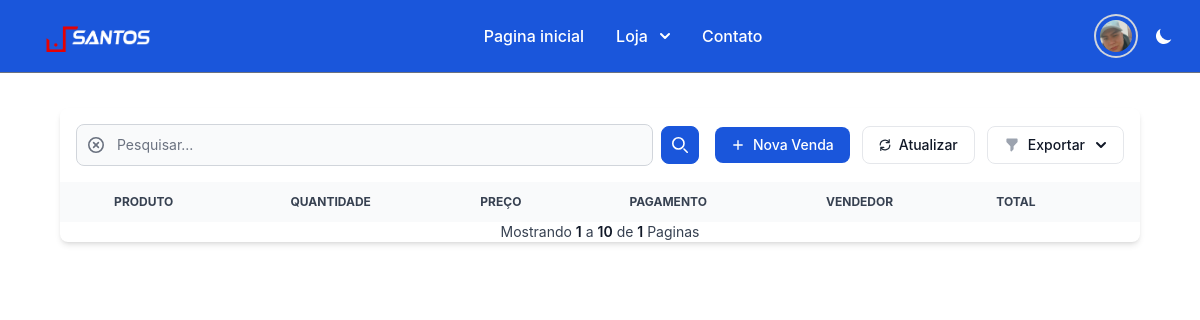
Page /vendas/lista/ (signed in) on the earlier database version.
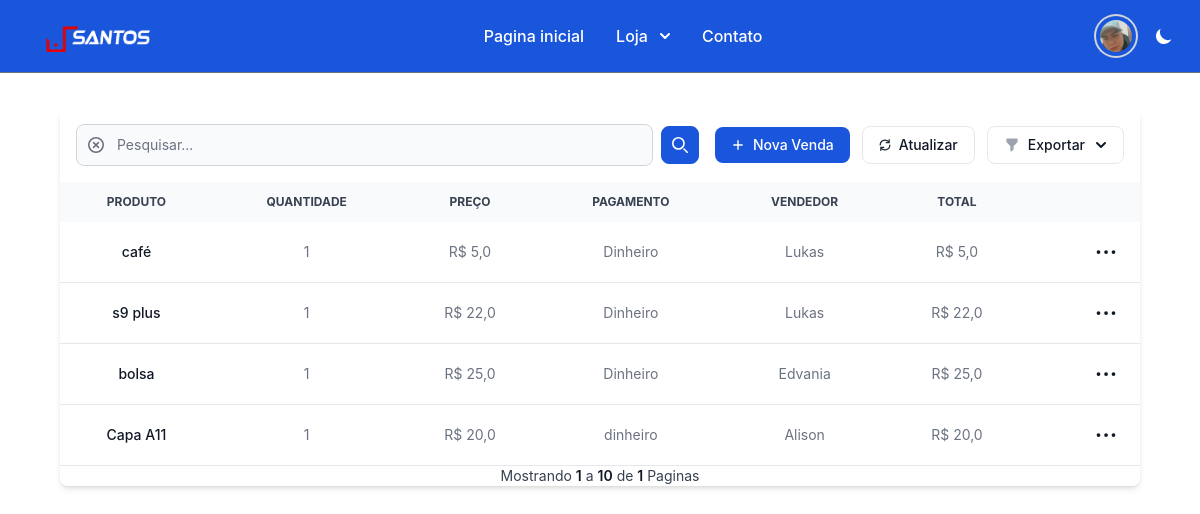
Same page on the later database version.
### vendas/models.py (models this page shows, shortened)
class Venda(models.Model):
    cliente = models.ForeignKey(User, on_delete=models.CASCADE)
    Produto = models.CharField(max_length=40)
    Quantidade = models.IntegerField(default=1)
    Preco = models.FloatField(default=0.0)
    Pagamento = models.CharField(
        max_length=30,
        choices=[
            ('Dinheiro', 'Dinheiro'),
            ('Cartão', 'Cartão'),
            ('Pix', 'Pix'),
        ],
    )
    Data_criacao = models.DateTimeField(timezone.now())
    Vendedor = models.CharField(
        max_length=30,
        choices=[
            ('Lukas', 'Lukas'),
            ('Jsantos', 'Jsantos'),
            ('Alison', 'Alison'),
            ('Edvania', 'Edvania'),
        ],
    )
    @property
    def Total(self):
        return self.Quantidade * self.Preco

### vendas/views.py (the view)
# urls.py: path('lista/', views.lista, name='lista'),
@login_required
def lista(request):
    vendas = (
        Venda.objects.filter(cliente=request.user)
        .order_by('-Data_criacao')
        .order_by('-Data_criacao')
    )
    table_filter = request.GET.get('table_filter')
    if table_filter:
        vendas = vendas.filter(
            Q(Produto__contains=table_filter)
            | Q(Vendedor__contains=table_filter)
            | Q(Pagamento__contains=table_filter)
        ).order_by('-Data_criacao')
    paginator = Paginator(vendas, 10)
    page = request.GET.get('page')
    try:
        vendas = paginator.page(page)
    except PageNotAnInteger:
        vendas = paginator.page(1)
    except EmptyPage:
        vendas = paginator.page(paginator.num_pages)
    return render(request, 'lista.html', {'vendas': vendas})

### vendas/templates/lista.html (shortened to what this page needs)
{% load static %}
<!DOCTYPE html>
<html lang="pt-BR">
<head>
	<link rel="stylesheet" href="https://cdnjs.cloudflare.com/ajax/libs/flowbite/2.1.1/flowbite.css" />
	<link rel="stylesheet" href="{% static 'css/style.css'%}" />
</head>
<header>{% include "base.html" %}</header>
{% if user.is_authenticated %}
<body class="h-screen dark:bg-gray-900 p-3 sm:p-5">
	<section>
		<div class="mx-auto max-w-screen-xl pt-24 px-4 lg:px-12">
			<div class="bg-white dark:bg-gray-800 relative shadow-md sm:rounded-lg overflow-hidden">
				<div
					class="flex flex-col md:flex-row items-center justify-between space-y-3 md:space-y-0 md:space-x-4 p-4">
					<div class="w-full md:w-1/2">
						<form class="flex items-center">
							<div class="relative w-full">
								<div class="absolute inset-y-0 start-0 flex items-center ps-3 cursor-pointer">
									<button type="reset">
										<svg class="w-4 h-4 text-gray-500 dark:text-white" aria-hidden="true"
											xmlns="http://www.w3.org/2000/svg" fill="none" viewBox="0 0 20 20">
											<path stroke="currentColor" stroke-linecap="round" stroke-linejoin="round"
												stroke-width="2"
												d="m13 7-6 6m0-6 6 6m6-3a9 9 0 1 1-18 0 9 9 0 0 1 18 0Z" />
										</svg>
								</div> </button>
								<input type="text" id="simple-search" name="table_filter"
									class="bg-gray-50 border border-gray-300 text-gray-900 text-sm rounded-lg focus:ring-blue-500 focus:border-blue-500 block w-full ps-10 p-2.5  dark:bg-gray-700 dark:border-gray-600 dark:placeholder-gray-400 dark:text-white dark:focus:ring-blue-500 dark:focus:border-blue-500"
									placeholder="Pesquisar...">
							</div>
							<button type="submit"
								class="p-2.5 ms-2 text-sm font-medium text-white bg-blue-700 rounded-lg border border-blue-700 hover:bg-blue-800 focus:ring-4 focus:outline-none focus:ring-blue-300 dark:bg-blue-600 dark:hover:bg-blue-700 dark:focus:ring-blue-800">
								<svg class="w-4 h-4" aria-hidden="true" xmlns="http://www.w3.org/2000/svg" fill="none"
									viewBox="0 0 20 20">
									<path stroke="currentColor" stroke-linecap="round" stroke-linejoin="round"
										stroke-width="2" d="m19 19-4-4m0-7A7 7 0 1 1 1 8a7 7 0 0 1 14 0Z" />
								</svg>
							</button>
						</form>
					</div>
					<div
						class="w-full md:w-auto flex flex-col md:flex-row space-y-2 md:space-y-0 items-stretch md:items-center justify-end md:space-x-3 flex-shrink-0">
						<button data-modal-target="crud-modal" data-modal-toggle="crud-modal"
							class="flex items-center justify-center text-white bg-blue-700 hover:bg-blue-800 focus:ring-4 focus:ring-primary-300 font-medium rounded-lg text-sm px-4 py-2 dark:bg-primary-600 dark:hover:bg-primary-700 focus:outline-none dark:focus:ring-primary-800">
							<svg class="h-3.5 w-3.5 mr-2" fill="currentColor" viewbox="0 0 20 20"
								xmlns="http://www.w3.org/2000/svg" aria-hidden="true">
								<path clip-rule="evenodd" fill-rule="evenodd"
									d="M10 3a1 1 0 011 1v5h5a1 1 0 110 2h-5v5a1 1 0 11-2 0v-5H4a1 1 0 110-2h5V4a1 1 0 011-1z" />
							</svg>
							Nova Venda
						</button>
						<div class="flex items-center space-x-3 w-full md:w-auto">
							<button onclick="atualizar()"
								class="w-full md:w-auto flex items-center justify-center py-2 px-4 text-sm font-medium text-gray-900 focus:outline-none bg-white rounded-lg border border-gray-200 hover:bg-gray-100 hover:text-primary-700 focus:z-10 focus:ring-4 focus:ring-gray-200 dark:focus:ring-gray-700 dark:bg-gray-800 dark:text-gray-400 dark:border-gray-600 dark:hover:text-white dark:hover:bg-gray-700"
								type="button">
								<svg class="w-3 h-3 me-2 text-gray-800 dark:text-white" aria-hidden="true"
									xmlns="http://www.w3.org/2000/svg" fill="none" viewBox="0 0 18 20">
									<path stroke="currentColor" stroke-linecap="round" stroke-linejoin="round"
										stroke-width="2"
										d="M16 1v5h-5M2 19v-5h5m10-4a8 8 0 0 1-14.947 3.97M1 10a8 8 0 0 1 14.947-3.97" />
								</svg>
								Atualizar
							</button>
							<button id="filterDropdownButton" data-dropdown-toggle="filterDropdown"
								class="w-full md:w-auto flex items-center justify-center py-2 px-4 text-sm font-medium text-gray-900 focus:outline-none bg-white rounded-lg border border-gray-200 hover:bg-gray-100 hover:text-primary-700 focus:z-10 focus:ring-4 focus:ring-gray-200 dark:focus:ring-gray-700 dark:bg-gray-800 dark:text-gray-400 dark:border-gray-600 dark:hover:text-white dark:hover:bg-gray-700"
								type="button">
								Exportar
								<svg class="-mr-1 ml-1.5 w-5 h-5" fill="currentColor" viewbox="0 0 20 20"
									xmlns="http://www.w3.org/2000/svg" aria-hidden="true">
									<path clip-rule="evenodd" fill-rule="evenodd"
										d="M5.293 7.293a1 1 0 011.414 0L10 10.586l3.293-3.293a1 1 0 111.414 1.414l-4 4a1 1 0 01-1.414 0l-4-4a1 1 0 010-1.414z" />
								</svg>
							</button>
						</div>
					</div>
				</div>
				<div class="overflow-x-auto">
					<table class="w-full text-sm text-left text-gray-500 dark:text-gray-400">
						<thead
							class="text-xs text-center text-gray-700 uppercase bg-gray-50 dark:bg-gray-700 dark:text-gray-400">
							<tr>
								<th scope="col" class="px-4 py-3">Produto</th>
								<th scope="col" class="px-4 py-3">Quantidade</th>
								<th scope="col" class="px-4 py-3">Preço</th>
								<th scope="col" class="px-4 py-3">Pagamento</th>
								<th scope="col" class="px-4 py-3">Vendedor</th>
								<th scope="col" class="px-4 py-3">Total</th>
								<th scope="col" class="px-4 py-3">
								</th>
							</tr>
						</thead>
						{% for i in vendas%}
						<tbody class="vendaslist">
							<tr class="border-b text-center dark:border-gray-700">
								<th scope="row"
									class="px-4 py-3 font-medium text-gray-900 whitespace-nowrap dark:text-white">
									{{i.Produto}}
								</th>
								<td class="px-4 py-3">{{i.Quantidade}}</td>
								<td class="px-4 py-3">R$ {{i.Preco}}</td>
								<td class="px-4 py-3">{{i.Pagamento}}</td>
								<td class="px-4 py-3">{{i.Vendedor}}</td>
								<td class="px-4 py-3">R$ {{i.Total}}</td>
								<td class="px-4 py-3 flex items-center justify-end">
									<button id="dropdownMenuIconHorizontalButton" data-dropdown-toggle="{{i.Produto}}"
										class="inline-flex items-center p-2 text-sm font-medium text-center text-gray-900 bg-white rounded-lg hover:bg-gray-100 focus:ring-4 focus:outline-none dark:text-white focus:ring-gray-50 dark:bg-gray-800 dark:hover:bg-gray-700 dark:focus:ring-gray-600"
										type="button">
										<svg class="w-5 h-5" aria-hidden="true" xmlns="http://www.w3.org/2000/svg"
											fill="currentColor" viewBox="0 0 16 3">
											<path
												d="M2 0a1.5 1.5 0 1 1 0 3 1.5 1.5 0 0 1 0-3Zm6.041 0a1.5 1.5 0 1 1 0 3 1.5 1.5 0 0 1 0-3ZM14 0a1.5 1.5 0 1 1 0 3 1.5 1.5 0 0 1 0-3Z" />
										</svg>
									</button>
								</td>
							</tr>
						</tbody>
						{% endfor %}
					</table>
				</div>
				<div class="flex flex-col items-center">
					<span class="text-sm text-gray-700 dark:text-gray-400">
						Mostrando
						<span class="font-semibold text-gray-900 dark:text-white">{{vendas.number}}</span>
						a
						<span class="font-semibold text-gray-900 dark:text-white">10</span>
						de
						<span class="font-semibold text-gray-900 dark:text-white">{{ vendas.paginator.num_pages}}</span>
						Paginas
					</span>
					</div>
				</div>
			</div>
	</section>
</body>
{% endif %}
</html>

### vendas/templates/base.html (shortened to what this page needs)
{% load static %}
<!DOCTYPE html>
<html lang="pt-BR">
	<head>
		<link
			rel="stylesheet"
			href="https://cdnjs.cloudflare.com/ajax/libs/flowbite/2.1.1/flowbite.css"
		/>
	</head>
	<header class="antialiased">
		<nav
			class="bg-blue-700 border-gray-500 dark:bg-gray-900 fixed w-full z-20 top-0 start-0 border-b border-gray-200 dark:border-gray-600"
		>
			<div
				class="flex flex-wrap items-center justify-between max-w-screen-xl mx-auto p-4"
			>
				<a
					href="/vendas/lista/"
					class="flex items-center space-x-3 rtl:space-x-reverse"
				>
					<img
						src="{% static 'images/letralogo.png' %}"
						class="h-8"
						alt="Jsantos Logo"
					/>
				</a>
				<div
					class="flex items-center md:order-2 space-x-1 md:space-x-2 rtl:space-x-reverse"
				>
					{% if user.is_authenticated %}
					<img
						class="w-10 h-10 p-1 rounded-full ring-2 ring-gray-300 dark:ring-gray-500"
						id="avatarButton"
						type="button"
						data-dropdown-toggle="userDropdown"
						data-dropdown-placement="bottom-start"
						src="{% static 'images/lukas.jpg' %}"
						alt="User dropdown"
					/>
					{% endif %}
					<button
						id="theme-toggle"
						type="button"
						class="text-white dark:text-white dark:hover:bg-gray-700 focus:outline-none focus:ring-4 focus:ring-gray-200 dark:focus:ring-gray-700 rounded-lg text-sm p-2.5"
					>
						<svg
							id="theme-toggle-dark-icon"
							class="hidden w-5 h-5"
							fill="currentColor"
							viewBox="0 0 20 20"
							xmlns="http://www.w3.org/2000/svg"
						>
							<path
								d="M17.293 13.293A8 8 0 016.707 2.707a8.001 8.001 0 1010.586 10.586z"
							></path>
						</svg>
					</button>
				</div>
				<div
					id="mega-menu-icons"
					class="items-center justify-between hidden w-full md:flex md:w-auto md:order-1"
				>
					<ul
						class="flex flex-col mt-4 font-medium md:flex-row md:mt-0 md:space-x-8 rtl:space-x-reverse"
					>
						<li>
							<a
								href="{% url 'lista' %}"
								class="block py-2 px-3 text-white border-b border-gray-100 hover:bg-gray-50 md:hover:bg-transparent md:border-0 md:hover:text-blue-600 md:p-0 dark:text-blue-500 md:dark:hover:text-blue-500 dark:hover:bg-gray-700 dark:hover:text-blue-500 md:dark:hover:bg-transparent dark:border-gray-700"
								aria-current="page"
								>Pagina inicial</a
							>
						</li>
						<li>
							<button
								id="mega-menu-icons-dropdown-button"
								data-dropdown-toggle="mega-menu-icons-dropdown"
								class="flex items-center justify-between w-full py-2 px-3 font-medium text-white border-b border-gray-100 md:w-auto hover:bg-blue-400 md:hover:bg-transparent md:border-0 md:hover:text-blue-600 md:p-0 dark:text-white md:dark:hover:text-blue-500 dark:hover:bg-gray-700 dark:hover:text-blue-500 md:dark:hover:bg-transparent dark:border-gray-700"
							>
								Loja
								<svg
									class="w-2.5 h-2.5 ms-3"
									aria-hidden="true"
									xmlns="http://www.w3.org/2000/svg"
									fill="none"
									viewBox="0 0 10 6"
								>
									<path
										stroke="currentColor"
										stroke-linecap="round"
										stroke-linejoin="round"
										stroke-width="2"
										d="m1 1 4 4 4-4"
									/>
								</svg>
							</button>
						</li>
						<li>
							<a
								href="#"
								class="block py-2 px-3 text-white border-b border-gray-100 hover:bg-gray-50 md:hover:bg-transparent md:border-0 md:hover:text-blue-600 md:p-0 dark:text-white md:dark:hover:text-blue-500 dark:hover:bg-gray-700 dark:hover:text-blue-500 md:dark:hover:bg-transparent dark:border-gray-700"
								>Contato</a
							>
						</li>
					</ul>
				</div>
			</div>
		</nav>
	</header>
	<body>
	</body>
</html>

Differences in the rows shown:
added Venda: Produto "café", Quantidade "1", Preco "5,0", Pagamento "Dinheiro", Vendedor "Lukas", Total "5,0"
added Venda: Produto "s9 plus", Quantidade "1", Preco "22,0", Pagamento "Dinheiro", Vendedor "Lukas", Total "22,0"
added Venda: Produto "bolsa", Quantidade "1", Preco "25,0", Pagamento "Dinheiro", Vendedor "Edvania", Total "25,0"
added Venda: Produto "Capa A11", Quantidade "1", Preco "20,0", Pagamento "dinheiro", Vendedor "Alison", Total "20,0"
